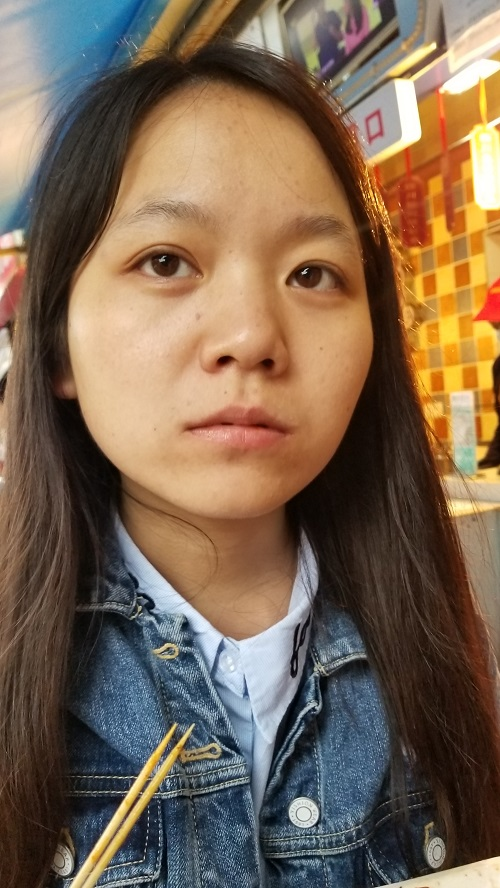
#> input picture testcww.jpg, 500 x 888 px
$ python 10_EPF.py
#> lines starting #> are read from the running program, lines starting #| are printed output that depends on the picture
# http://blog.csdn.net/gangzhucoll/article/details/78700989
# EPF 边缘保留滤波
import cv2 as cv


def bi(image):
    """
    色彩窗的半径
    图像将呈现类似于磨皮的效果
    """

    # image：输入图像，可以是Mat类型，
    #       图像必须是8位或浮点型单通道、三通道的图像
    # 0：表示在过滤过程中每个像素邻域的直径范围，一般为0
    # 后面两个数字：空间高斯函数标准差，灰度值相似性标准差
    dst = cv.bilateralFilter(image, 0, 60, 10);
    cv.imshow('bi', dst)


def shift(image):
    """
    均值迁移
    图像会呈现油画效果
    """

    # 10:空间窗的半径
    # 50:色彩窗的半径
    dst = cv.pyrMeanShiftFiltering(image, 10, 50);
    cv.imshow('shift', dst)


src = cv.imread('testcww.jpg')
#> src is the input picture: shape (888, 500, 3); mean B, G, R 81.8, 102.1, 123.4

# 图一（原图）
cv.imshow('def', src)
# 图二（色彩窗的半径）
bi(src)
# 图三（均值迁移）
shift(src)
#> in shift, `dst = cv.pyrMeanShiftFiltering(image, 10, 50);`:
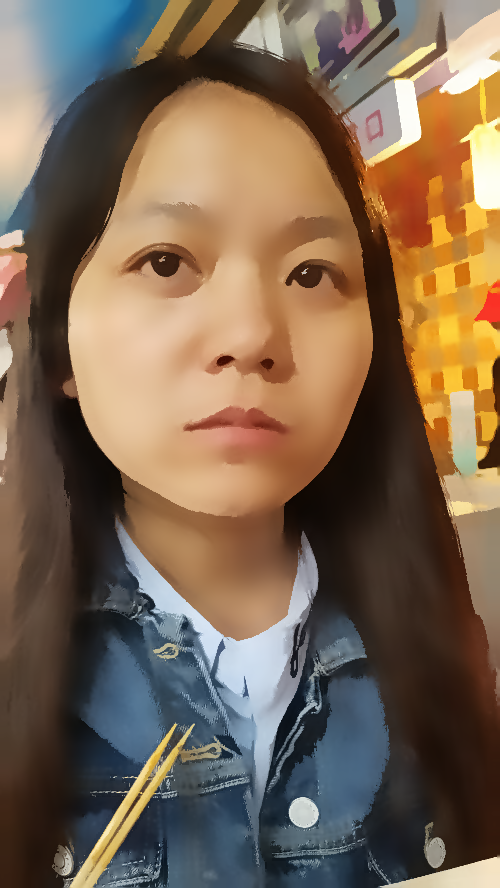
#> dst: shape (888, 500, 3); mean B, G, R 82, 102.2, 123.3
cv.waitKey(0)

cv.destroyAllWindows()

$ run again, with templatematch.jpg copied over testcww.jpg
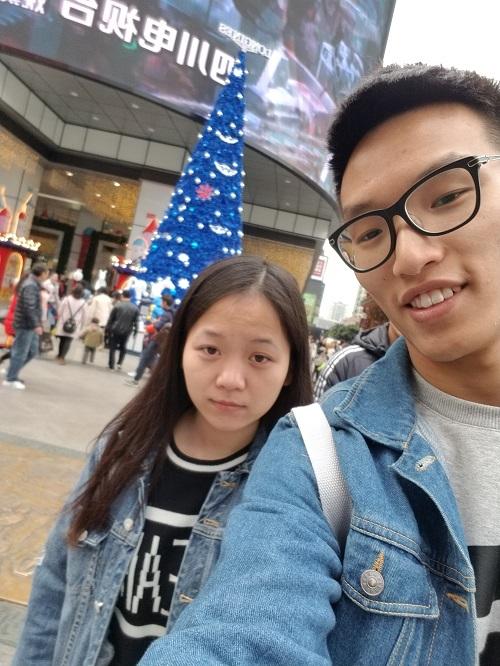
#> input picture templatematch.jpg, 500 x 666 px
#> src is the input picture: shape (666, 500, 3); mean B, G, R 129.8, 126.7, 127.7
#> in shift, `dst = cv.pyrMeanShiftFiltering(image, 10, 50);`:
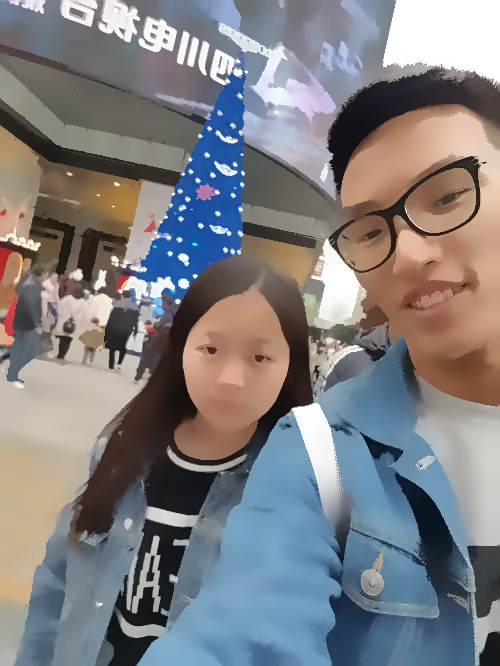
#> dst: shape (666, 500, 3); mean B, G, R 129.8, 126.7, 127.7
